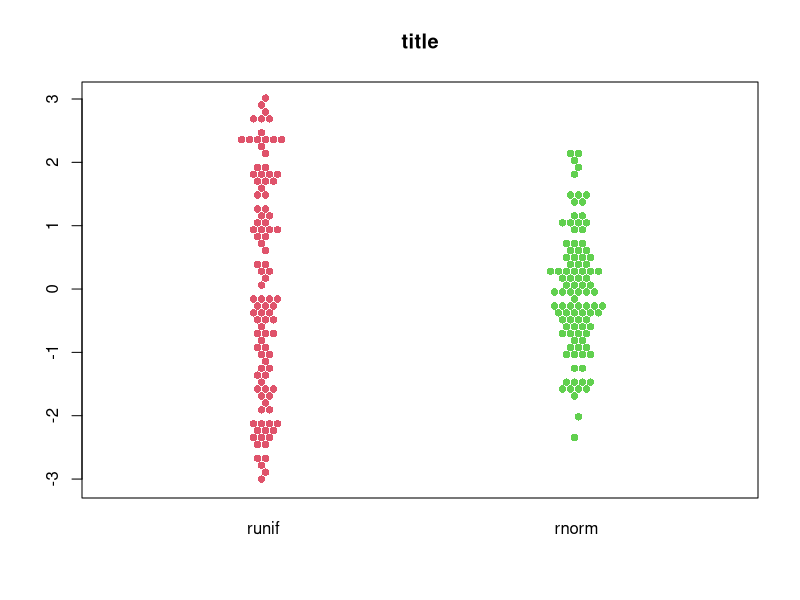

Source code (R): (Note: this script raises an error after producing the figure.)
## ---- chunk 1
knitr::opts_chunk$set(
  fig.retina=2,
  fig.width=6,
  fig.height=4
)
## ---- chunk 2
set.seed(123)
distro <- list(runif = runif(100, min = -3, max = 3), 
               rnorm = rnorm(100))

# beeswarm
beeswarm::beeswarm(distro, 
                   col = 2:3, pch = 16,
                   method = "hex",
                   main = "title")

# ggbeeswarm2
library(dplyr)
library(ggplot2)

distro2 <- as.data.frame(rev(distro)) %>% 
  tidyr::pivot_longer(
    everything(), 
    values_to = "value", 
    names_to = "variable"
    )

 ggplot2::ggplot(distro2, aes(x = rev(variable), y = value)) + 
   beeswarm::stat_beeswarm(method = "hex", size = 2) + 
   scale_y_continuous(limits = c(-3, 3)) + 
   theme(
     plot.margin = unit(c(0.11, 0.07, 0.11, 0.07), "npc")
   )
## ---- chunk 3
set.seed(12345)
library(ggplot2)
library(ggbeeswarm)
#compare to jitter
ggplot(iris,aes(Species, Sepal.Length)) + geom_jitter()
ggplot(iris,aes(Species, Sepal.Length)) + geom_quasirandom()
## ---- chunk 4

#default geom_quasirandom
ggplot(mpg,aes(class, hwy)) + geom_quasirandom()

# With categorical y-axis
ggplot(mpg,aes(hwy, class)) + geom_quasirandom(groupOnX=FALSE)

# Some groups may have only a few points. Use `varwidth=TRUE` to adjust width dynamically.
ggplot(mpg,aes(class, hwy)) + geom_quasirandom(varwidth = TRUE)

# Automatic dodging
sub_mpg <- mpg[mpg$class %in% c("midsize", "pickup", "suv"),]
ggplot(sub_mpg, aes(class, displ, color=factor(cyl))) + geom_quasirandom(dodge.width=1)
## ---- chunk 5
ggplot(iris,aes(Species, Sepal.Length)) + geom_quasirandom(method='tukey') + ggtitle('Tukey texture')
ggplot(iris,aes(Species, Sepal.Length)) + geom_quasirandom(method='tukeyDense') + ggtitle('Tukey + density')
ggplot(iris,aes(Species, Sepal.Length)) + geom_quasirandom(method='frowney') + ggtitle('Banded frowns')
ggplot(iris,aes(Species, Sepal.Length)) + geom_quasirandom(method='smiley') + ggtitle('Banded smiles')
ggplot(iris,aes(Species, Sepal.Length)) + geom_quasirandom(method='pseudorandom') + ggtitle('Jittered density')
ggplot(iris,aes(Species, Sepal.Length)) + geom_beeswarm() + ggtitle('Beeswarm')
## ---- chunk 6

ggplot(iris,aes(Species, Sepal.Length)) + geom_beeswarm()
ggplot(iris,aes(Species, Sepal.Length)) + geom_beeswarm(beeswarmArgs=list(side=1))
ggplot(mpg,aes(class, hwy)) + geom_beeswarm(size=.5)
# With categorical y-axis
ggplot(mpg,aes(hwy, class)) + geom_beeswarm(size=.5,groupOnX=FALSE)
# Also watch out for points escaping from the plot with geom_beeswarm
ggplot(mpg,aes(hwy, class)) + geom_beeswarm(size=.5,groupOnX=FALSE) + scale_y_discrete(expand=expand_scale(add=c(0.5,1)))

ggplot(mpg,aes(class, hwy)) + geom_beeswarm(size=1.1)


# With automatic dodging
ggplot(sub_mpg, aes(class, displ, color=factor(cyl))) + geom_beeswarm(dodge.width=0.5)

#With different beeswarm point distribution priority
dat<-data.frame(x=rep(1:3,c(20,40,80)))
dat$y<-rnorm(nrow(dat),dat$x)
ggplot(dat,aes(x,y)) + geom_beeswarm(size=2) + ggtitle('Default (ascending)') + scale_x_continuous(expand=expand_scale(add=c(0.5,.5)))
ggplot(dat,aes(x,y)) + geom_beeswarm(size=2,priority='descending') + ggtitle('Descending') + scale_x_continuous(expand=expand_scale(add=c(0.5,.5)))
ggplot(dat,aes(x,y)) + geom_beeswarm(size=2,priority='density') + ggtitle('Density') + scale_x_continuous(expand=expand_scale(add=c(0.5,.5)))
ggplot(dat,aes(x,y)) + geom_beeswarm(size=2,priority='random') + ggtitle('Random') + scale_x_continuous(expand=expand_scale(add=c(0.5,.5)))
